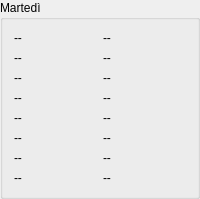
           <widget class="QGroupBox" name="groupBox_21">
            <property name="title">
             <string>Martedì</string>
            </property>
            <layout class="QVBoxLayout" name="verticalLayout_23">
             <item>
              <layout class="QHBoxLayout" name="horizontalLayout_116">
               <item>
                <widget class="QLabel" name="lline1_2">
                 <property name="text">
                  <string>--</string>
                 </property>
                </widget>
               </item>
               <item>
                <widget class="QLabel" name="llvalue1_2">
                 <property name="text">
                  <string>--</string>
                 </property>
                </widget>
               </item>
              </layout>
             </item>
             <item>
              <layout class="QHBoxLayout" name="horizontalLayout_121">
               <item>
                <widget class="QLabel" name="lline2_2">
                 <property name="text">
                  <string>--</string>
                 </property>
                </widget>
               </item>
               <item>
                <widget class="QLabel" name="llvalue2_2">
                 <property name="text">
                  <string>--</string>
                 </property>
                </widget>
               </item>
              </layout>
             </item>
             <item>
              <layout class="QHBoxLayout" name="horizontalLayout_117">
               <item>
                <widget class="QLabel" name="lline3_2">
                 <property name="text">
                  <string>--</string>
                 </property>
                </widget>
               </item>
               <item>
                <widget class="QLabel" name="llvalue3_2">
                 <property name="text">
                  <string>--</string>
                 </property>
                </widget>
               </item>
              </layout>
             </item>
             <item>
              <layout class="QHBoxLayout" name="horizontalLayout_119">
               <item>
                <widget class="QLabel" name="lline4_2">
                 <property name="text">
                  <string>--</string>
                 </property>
                </widget>
               </item>
               <item>
                <widget class="QLabel" name="llvalue4_2">
                 <property name="text">
                  <string>--</string>
                 </property>
                </widget>
               </item>
              </layout>
             </item>
             <item>
              <layout class="QHBoxLayout" name="horizontalLayout_118">
               <item>
                <widget class="QLabel" name="lline5_2">
                 <property name="text">
                  <string>--</string>
                 </property>
                </widget>
               </item>
               <item>
                <widget class="QLabel" name="llvalue5_2">
                 <property name="text">
                  <string>--</string>
                 </property>
                </widget>
               </item>
              </layout>
             </item>
             <item>
              <layout class="QHBoxLayout" name="horizontalLayout_120">
               <item>
                <widget class="QLabel" name="lline6_2">
                 <property name="text">
                  <string>--</string>
                 </property>
                </widget>
               </item>
               <item>
                <widget class="QLabel" name="llvalue6_2">
                 <property name="text">
                  <string>--</string>
                 </property>
                </widget>
               </item>
              </layout>
             </item>
             <item>
              <layout class="QHBoxLayout" name="horizontalLayout_115">
               <item>
                <widget class="QLabel" name="lline7_2">
                 <property name="text">
                  <string>--</string>
                 </property>
                </widget>
               </item>
               <item>
                <widget class="QLabel" name="llvalue7_2">
                 <property name="text">
                  <string>--</string>
                 </property>
                </widget>
               </item>
              </layout>
             </item>
             <item>
              <layout class="QHBoxLayout" name="horizontalLayout_122">
               <item>
                <widget class="QLabel" name="lline8_2">
                 <property name="text">
                  <string>--</string>
                 </property>
                </widget>
               </item>
               <item>
                <widget class="QLabel" name="llvalue8_2">
                 <property name="text">
                  <string>--</string>
                 </property>
                </widget>
               </item>
              </layout>
             </item>
            </layout>
           </widget>
